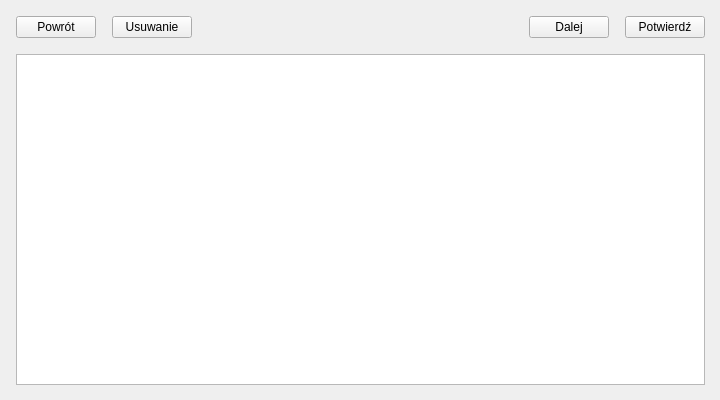
<?xml version="1.0" encoding="UTF-8"?>
<ui version="4.0">
 <class>BorrowingsScreen</class>
 <widget class="QWidget" name="BorrowingsScreen">
  <property name="geometry">
   <rect>
    <x>0</x>
    <y>0</y>
    <width>720</width>
    <height>400</height>
   </rect>
  </property>
  <property name="windowTitle">
   <string>Form</string>
  </property>
  <widget class="QWidget" name="verticalLayoutWidget">
   <property name="geometry">
    <rect>
     <x>0</x>
     <y>0</y>
     <width>721</width>
     <height>401</height>
    </rect>
   </property>
   <layout class="QVBoxLayout" name="verticalLayout">
    <property name="spacing">
     <number>16</number>
    </property>
    <property name="leftMargin">
     <number>16</number>
    </property>
    <property name="topMargin">
     <number>16</number>
    </property>
    <property name="rightMargin">
     <number>16</number>
    </property>
    <property name="bottomMargin">
     <number>16</number>
    </property>
    <item>
     <layout class="QHBoxLayout" name="horizontalLayout">
      <item>
       <widget class="QPushButton" name="backButton">
        <property name="toolTip">
         <string/>
        </property>
        <property name="text">
         <string>Powrót</string>
        </property>
       </widget>
      </item>
      <item>
       <widget class="QPushButton" name="deleteButton">
        <property name="text">
         <string>Usuwanie</string>
        </property>
       </widget>
      </item>
      <item>
       <spacer name="horizontalSpacer_3">
        <property name="orientation">
         <enum>Qt::Orientation::Horizontal</enum>
        </property>
        <property name="sizeHint" stdset="0">
         <size>
          <width>16</width>
          <height>16</height>
         </size>
        </property>
       </spacer>
      </item>
      <item>
       <widget class="QPushButton" name="nextButton">
        <property name="text">
         <string>Dalej</string>
        </property>
       </widget>
      </item>
      <item>
       <widget class="QPushButton" name="confirmButton">
        <property name="text">
         <string>Potwierdź</string>
        </property>
       </widget>
      </item>
     </layout>
    </item>
    <item>
     <widget class="QTableView" name="tableView"/>
    </item>
   </layout>
  </widget>
 </widget>
 <resources/>
 <connections/>
</ui>
